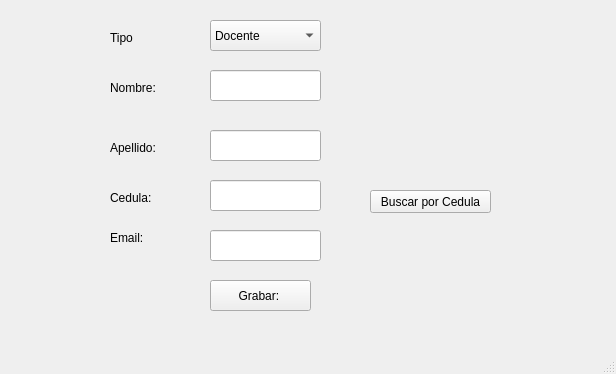
<?xml version="1.0" encoding="UTF-8"?>
<ui version="4.0">
 <class>vtn_principal</class>
 <widget class="QMainWindow" name="vtn_principal">
  <property name="geometry">
   <rect>
    <x>0</x>
    <y>0</y>
    <width>616</width>
    <height>374</height>
   </rect>
  </property>
  <property name="windowTitle">
   <string>Ventana Principal </string>
  </property>
  <widget class="QWidget" name="centralwidget">
   <widget class="QPushButton" name="btn_grabar">
    <property name="geometry">
     <rect>
      <x>210</x>
      <y>280</y>
      <width>101</width>
      <height>31</height>
     </rect>
    </property>
    <property name="text">
     <string>Grabar: </string>
    </property>
   </widget>
   <widget class="QLabel" name="lbl_nombre">
    <property name="geometry">
     <rect>
      <x>110</x>
      <y>80</y>
      <width>51</width>
      <height>16</height>
     </rect>
    </property>
    <property name="text">
     <string>Nombre:</string>
    </property>
   </widget>
   <widget class="QLabel" name="lbl_apellido">
    <property name="geometry">
     <rect>
      <x>110</x>
      <y>140</y>
      <width>51</width>
      <height>16</height>
     </rect>
    </property>
    <property name="text">
     <string>Apellido:</string>
    </property>
   </widget>
   <widget class="QLineEdit" name="txt_nombre">
    <property name="geometry">
     <rect>
      <x>210</x>
      <y>70</y>
      <width>111</width>
      <height>31</height>
     </rect>
    </property>
    <property name="maxLength">
     <number>50</number>
    </property>
   </widget>
   <widget class="QLineEdit" name="txt_apellido">
    <property name="geometry">
     <rect>
      <x>210</x>
      <y>130</y>
      <width>111</width>
      <height>31</height>
     </rect>
    </property>
    <property name="maxLength">
     <number>50</number>
    </property>
   </widget>
   <widget class="QComboBox" name="cb_tipo_persona">
    <property name="geometry">
     <rect>
      <x>210</x>
      <y>20</y>
      <width>111</width>
      <height>31</height>
     </rect>
    </property>
    <item>
     <property name="text">
      <string>Docente</string>
     </property>
    </item>
    <item>
     <property name="text">
      <string>Estudiante</string>
     </property>
    </item>
   </widget>
   <widget class="QLabel" name="lbl_tipo_persona">
    <property name="geometry">
     <rect>
      <x>110</x>
      <y>30</y>
      <width>51</width>
      <height>16</height>
     </rect>
    </property>
    <property name="text">
     <string>Tipo</string>
    </property>
   </widget>
   <widget class="QLabel" name="lbl_cedula">
    <property name="geometry">
     <rect>
      <x>110</x>
      <y>190</y>
      <width>51</width>
      <height>16</height>
     </rect>
    </property>
    <property name="text">
     <string>Cedula:</string>
    </property>
   </widget>
   <widget class="QLabel" name="lbl_email">
    <property name="geometry">
     <rect>
      <x>110</x>
      <y>230</y>
      <width>51</width>
      <height>16</height>
     </rect>
    </property>
    <property name="text">
     <string>Email:</string>
    </property>
   </widget>
   <widget class="QLineEdit" name="txt_cedula">
    <property name="geometry">
     <rect>
      <x>210</x>
      <y>180</y>
      <width>111</width>
      <height>31</height>
     </rect>
    </property>
    <property name="maxLength">
     <number>10</number>
    </property>
   </widget>
   <widget class="QLineEdit" name="txt_email">
    <property name="geometry">
     <rect>
      <x>210</x>
      <y>230</y>
      <width>111</width>
      <height>31</height>
     </rect>
    </property>
    <property name="maxLength">
     <number>100</number>
    </property>
   </widget>
   <widget class="QPushButton" name="btn_buscar_cedula">
    <property name="geometry">
     <rect>
      <x>370</x>
      <y>190</y>
      <width>121</width>
      <height>23</height>
     </rect>
    </property>
    <property name="text">
     <string>Buscar por Cedula</string>
    </property>
   </widget>
  </widget>
  <widget class="QMenuBar" name="mnb_menu_principal">
   <property name="geometry">
    <rect>
     <x>0</x>
     <y>0</y>
     <width>616</width>
     <height>21</height>
    </rect>
   </property>
  </widget>
  <widget class="QStatusBar" name="stb_estado"/>
 </widget>
 <resources/>
 <connections/>
</ui>
